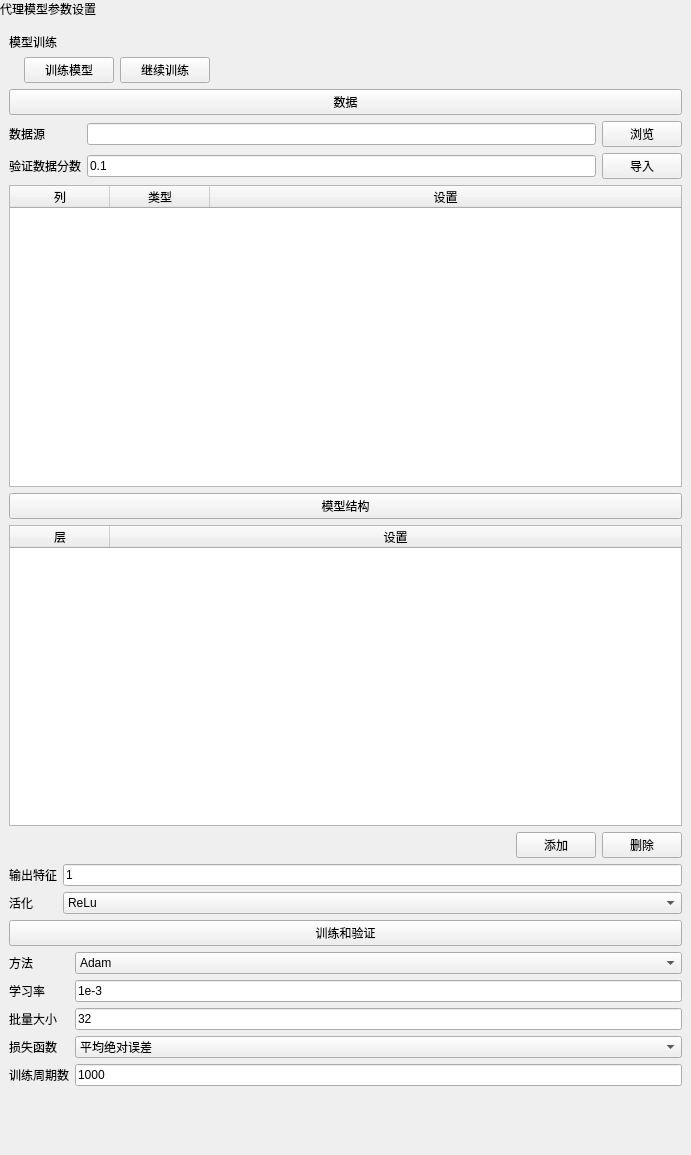
<?xml version='1.0' encoding='utf-8'?>
<ui version="4.0">
 <class>DNNModel</class>
 <widget class="QWidget" name="DNNModel">
  <property name="geometry">
   <rect>
    <x>0</x>
    <y>0</y>
    <width>691</width>
    <height>1155</height>
   </rect>
  </property>
  <property name="windowTitle">
   <string>代理模型</string>
  </property>
  <property name="autoFillBackground">
   <bool>true</bool>
  </property>
  <layout class="QVBoxLayout" name="verticalLayout">
   <property name="leftMargin">
    <number>0</number>
   </property>
   <property name="topMargin">
    <number>0</number>
   </property>
   <property name="rightMargin">
    <number>0</number>
   </property>
   <property name="bottomMargin">
    <number>0</number>
   </property>
   <item>
    <widget class="QLabel" name="pageHeaderLabel">
     <property name="visible">
      <bool>false</bool>
     </property>
     <property name="sizePolicy">
      <sizepolicy hsizetype="Preferred" vsizetype="Fixed">
       <horstretch>0</horstretch>
       <verstretch>0</verstretch>
      </sizepolicy>
     </property>
     <property name="text">
      <string>代理模型参数设置</string>
     </property>
    </widget>
   </item>
   <item>
    <layout class="QVBoxLayout" name="contentLayout">
     <property name="leftMargin">
      <number>9</number>
     </property>
     <property name="topMargin">
      <number>9</number>
     </property>
     <property name="rightMargin">
      <number>9</number>
     </property>
     <property name="bottomMargin">
      <number>9</number>
     </property>
     <property name="spacing">
      <number>6</number>
     </property>
     <item>
      <widget class="QLabel" name="label_2">
       <property name="text">
        <string>模型训练</string>
       </property>
      </widget>
     </item>
     <item>
      <layout class="QHBoxLayout" name="horizontalLayout">
       <item>
        <spacer name="horizontalSpacer_3">
         <property name="orientation">
          <enum>Qt::Horizontal</enum>
         </property>
         <property name="sizeType">
          <enum>QSizePolicy::Fixed</enum>
         </property>
         <property name="sizeHint" stdset="0">
          <size>
           <width>15</width>
           <height>20</height>
          </size>
         </property>
        </spacer>
       </item>
       <item>
        <widget class="QPushButton" name="startTrainModel">
         <property name="sizePolicy">
          <sizepolicy hsizetype="Preferred" vsizetype="Preferred">
           <horstretch>0</horstretch>
           <verstretch>0</verstretch>
          </sizepolicy>
         </property>
         <property name="minimumSize">
          <size>
           <width>90</width>
           <height>0</height>
          </size>
         </property>
         <property name="text">
          <string>训练模型</string>
         </property>
        </widget>
       </item>
       <item>
        <widget class="QPushButton" name="continueTrainModel">
         <property name="sizePolicy">
          <sizepolicy hsizetype="Preferred" vsizetype="Fixed">
           <horstretch>0</horstretch>
           <verstretch>0</verstretch>
          </sizepolicy>
         </property>
         <property name="minimumSize">
          <size>
           <width>90</width>
           <height>0</height>
          </size>
         </property>
         <property name="text">
          <string>继续训练</string>
         </property>
        </widget>
       </item>
       <item>
        <spacer name="horizontalSpacer">
         <property name="orientation">
          <enum>Qt::Horizontal</enum>
         </property>
         <property name="sizeHint" stdset="0">
          <size>
           <width>40</width>
           <height>20</height>
          </size>
         </property>
        </spacer>
       </item>
       <property name="leftMargin">
        <number>0</number>
       </property>
       <property name="topMargin">
        <number>0</number>
       </property>
       <property name="rightMargin">
        <number>0</number>
       </property>
       <property name="bottomMargin">
        <number>0</number>
       </property>
      </layout>
     </item>
     <item>
      <widget class="QPushButton" name="pushButton_5">
       <property name="text">
        <string>数据</string>
       </property>
      </widget>
     </item>
     <item>
      <layout class="QGridLayout" name="gridLayout_3">
       <item row="0" column="1">
        <widget class="QLineEdit" name="sourceFilelineEdit">
         <property name="minimumSize">
          <size>
           <width>10</width>
           <height>0</height>
          </size>
         </property>
        </widget>
       </item>
       <item row="0" column="0">
        <widget class="QLabel" name="label">
         <property name="text">
          <string>数据源</string>
         </property>
        </widget>
       </item>
       <item row="0" column="2">
        <widget class="QPushButton" name="browseSourceFilepushButton">
         <property name="sizePolicy">
          <sizepolicy hsizetype="Preferred" vsizetype="Fixed">
           <horstretch>0</horstretch>
           <verstretch>0</verstretch>
          </sizepolicy>
         </property>
         <property name="minimumSize">
          <size>
           <width>55</width>
           <height>0</height>
          </size>
         </property>
         <property name="text">
          <string>浏览</string>
         </property>
        </widget>
       </item>
       <item row="1" column="0">
        <widget class="QLabel" name="label_11">
         <property name="text">
          <string>验证数据分数</string>
         </property>
        </widget>
       </item>
       <item row="1" column="1">
        <widget class="QLineEdit" name="verifyDataLineEdit">
         <property name="text">
          <string>0.1</string>
         </property>
         <property name="minimumSize">
          <size>
           <width>10</width>
           <height>0</height>
          </size>
         </property>
        </widget>
       </item>
       <item row="1" column="2">
        <widget class="QPushButton" name="importSourceFilePushButton">
         <property name="minimumSize">
          <size>
           <width>55</width>
           <height>0</height>
          </size>
         </property>
         <property name="text">
          <string>导入</string>
         </property>
        </widget>
       </item>
       <property name="leftMargin">
        <number>0</number>
       </property>
       <property name="topMargin">
        <number>0</number>
       </property>
       <property name="rightMargin">
        <number>0</number>
       </property>
       <property name="bottomMargin">
        <number>0</number>
       </property>
      </layout>
     </item>
     <item>
      <widget class="QTableWidget" name="sourceFileTableWidget">
       <property name="minimumSize">
        <size>
         <width>10</width>
         <height>150</height>
        </size>
       </property>
       <column>
        <property name="text">
         <string>列</string>
        </property>
       </column>
       <column>
        <property name="text">
         <string>类型</string>
        </property>
       </column>
       <column>
        <property name="text">
         <string>设置</string>
        </property>
       </column>
       <attribute name="horizontalHeaderStretchLastSection">
        <bool>true</bool>
       </attribute>
      </widget>
     </item>
     <item>
      <widget class="QPushButton" name="pushButton_6">
       <property name="text">
        <string>模型结构</string>
       </property>
      </widget>
     </item>
     <item>
      <widget class="QTableWidget" name="layerWidget">
       <property name="minimumSize">
        <size>
         <width>10</width>
         <height>200</height>
        </size>
       </property>
       <property name="rowCount">
        <number>0</number>
       </property>
       <property name="columnCount">
        <number>2</number>
       </property>
       <column>
        <property name="text">
         <string>层</string>
        </property>
       </column>
       <column>
        <property name="text">
         <string>设置</string>
        </property>
       </column>
       <attribute name="horizontalHeaderStretchLastSection">
        <bool>true</bool>
       </attribute>
      </widget>
     </item>
     <item>
      <layout class="QHBoxLayout" name="horizontalLayout_3">
       <item>
        <spacer name="horizontalSpacer_2">
         <property name="orientation">
          <enum>Qt::Horizontal</enum>
         </property>
         <property name="sizeHint" stdset="0">
          <size>
           <width>40</width>
           <height>20</height>
          </size>
         </property>
        </spacer>
       </item>
       <item>
        <widget class="QPushButton" name="addLayerButton">
         <property name="minimumSize">
          <size>
           <width>55</width>
           <height>0</height>
          </size>
         </property>
         <property name="text">
          <string>添加</string>
         </property>
        </widget>
       </item>
       <item>
        <widget class="QPushButton" name="deleteLayerButton">
         <property name="minimumSize">
          <size>
           <width>55</width>
           <height>0</height>
          </size>
         </property>
         <property name="text">
          <string>删除</string>
         </property>
        </widget>
       </item>
       <property name="leftMargin">
        <number>0</number>
       </property>
       <property name="topMargin">
        <number>0</number>
       </property>
       <property name="rightMargin">
        <number>0</number>
       </property>
       <property name="bottomMargin">
        <number>0</number>
       </property>
      </layout>
     </item>
     <item>
      <layout class="QGridLayout" name="gridLayout">
       <item row="0" column="0">
        <widget class="QLabel" name="label_3">
         <property name="text">
          <string>输出特征</string>
         </property>
        </widget>
       </item>
       <item row="1" column="1">
        <widget class="QComboBox" name="activationComboBox">
         <item>
          <property name="text">
           <string>ReLu</string>
          </property>
         </item>
         <item>
          <property name="text">
           <string>ELU</string>
          </property>
         </item>
         <item>
          <property name="text">
           <string>Sigmoid</string>
          </property>
         </item>
         <item>
          <property name="text">
           <string>tanh</string>
          </property>
         </item>
         <property name="minimumSize">
          <size>
           <width>10</width>
           <height>0</height>
          </size>
         </property>
        </widget>
       </item>
       <item row="0" column="1">
        <widget class="QLineEdit" name="neuronLineEdit">
         <property name="text">
          <string>1</string>
         </property>
         <property name="minimumSize">
          <size>
           <width>10</width>
           <height>0</height>
          </size>
         </property>
        </widget>
       </item>
       <item row="1" column="0">
        <widget class="QLabel" name="label_4">
         <property name="text">
          <string>活化</string>
         </property>
        </widget>
       </item>
       <property name="leftMargin">
        <number>0</number>
       </property>
       <property name="topMargin">
        <number>0</number>
       </property>
       <property name="rightMargin">
        <number>0</number>
       </property>
       <property name="bottomMargin">
        <number>0</number>
       </property>
      </layout>
     </item>
     <item>
      <widget class="QPushButton" name="pushButton_9">
       <property name="text">
        <string>训练和验证</string>
       </property>
      </widget>
     </item>
     <item>
      <layout class="QGridLayout" name="gridLayout_2">
       <item row="0" column="1">
        <widget class="QComboBox" name="methodComboBox">
         <item>
          <property name="text">
           <string>Adam</string>
          </property>
         </item>
         <item>
          <property name="text">
           <string>SGD</string>
          </property>
         </item>
         <property name="minimumSize">
          <size>
           <width>10</width>
           <height>0</height>
          </size>
         </property>
        </widget>
       </item>
       <item row="2" column="0">
        <widget class="QLabel" name="label_7">
         <property name="text">
          <string>批量大小</string>
         </property>
        </widget>
       </item>
       <item row="1" column="1">
        <widget class="QLineEdit" name="learningRateLineEdit">
         <property name="text">
          <string>1e-3</string>
         </property>
         <property name="minimumSize">
          <size>
           <width>10</width>
           <height>0</height>
          </size>
         </property>
        </widget>
       </item>
       <item row="2" column="1">
        <widget class="QLineEdit" name="batchSizelineEdit">
         <property name="text">
          <string>32</string>
         </property>
         <property name="minimumSize">
          <size>
           <width>10</width>
           <height>0</height>
          </size>
         </property>
        </widget>
       </item>
       <item row="1" column="0">
        <widget class="QLabel" name="label_6">
         <property name="text">
          <string>学习率</string>
         </property>
        </widget>
       </item>
       <item row="0" column="0">
        <widget class="QLabel" name="label_5">
         <property name="sizePolicy">
          <sizepolicy hsizetype="Fixed" vsizetype="Preferred">
           <horstretch>0</horstretch>
           <verstretch>0</verstretch>
          </sizepolicy>
         </property>
         <property name="text">
          <string>方法</string>
         </property>
        </widget>
       </item>
       <item row="3" column="0">
        <widget class="QLabel" name="label_8">
         <property name="text">
          <string>损失函数</string>
         </property>
        </widget>
       </item>
       <item row="4" column="0">
        <widget class="QLabel" name="label_9">
         <property name="text">
          <string>训练周期数</string>
         </property>
        </widget>
       </item>
       <item row="3" column="1">
        <widget class="QComboBox" name="lossFuctionComboBox">
         <item>
          <property name="text">
           <string>平均绝对误差</string>
          </property>
         </item>
         <item>
          <property name="text">
           <string>均方根误差</string>
          </property>
         </item>
         <property name="minimumSize">
          <size>
           <width>10</width>
           <height>0</height>
          </size>
         </property>
        </widget>
       </item>
       <item row="4" column="1">
        <widget class="QLineEdit" name="epochsLineEdit">
         <property name="text">
          <string>1000</string>
         </property>
         <property name="minimumSize">
          <size>
           <width>10</width>
           <height>0</height>
          </size>
         </property>
        </widget>
       </item>
       <property name="leftMargin">
        <number>0</number>
       </property>
       <property name="topMargin">
        <number>0</number>
       </property>
       <property name="rightMargin">
        <number>0</number>
       </property>
       <property name="bottomMargin">
        <number>0</number>
       </property>
      </layout>
     </item>
     <item>
      <spacer name="verticalSpacer">
       <property name="orientation">
        <enum>Qt::Vertical</enum>
       </property>
       <property name="sizeType">
        <enum>QSizePolicy::Fixed</enum>
       </property>
       <property name="sizeHint" stdset="0">
        <size>
         <width>20</width>
         <height>60</height>
        </size>
       </property>
      </spacer>
     </item>
    </layout>
   </item>
  </layout>
 </widget>
 <resources />
 <connections />
</ui>
